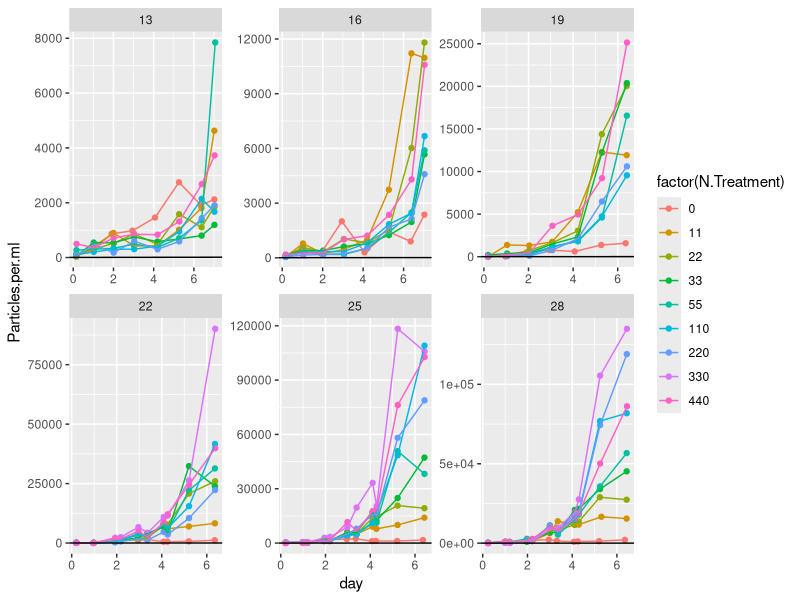
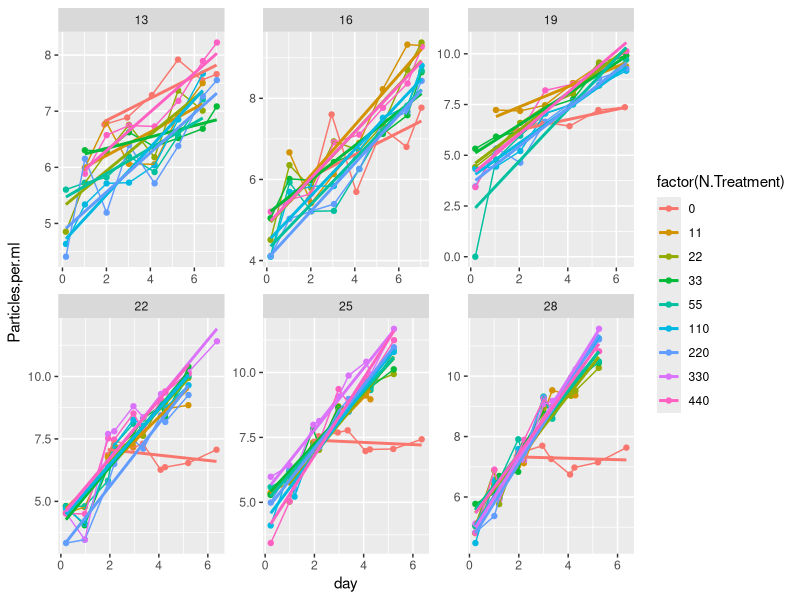
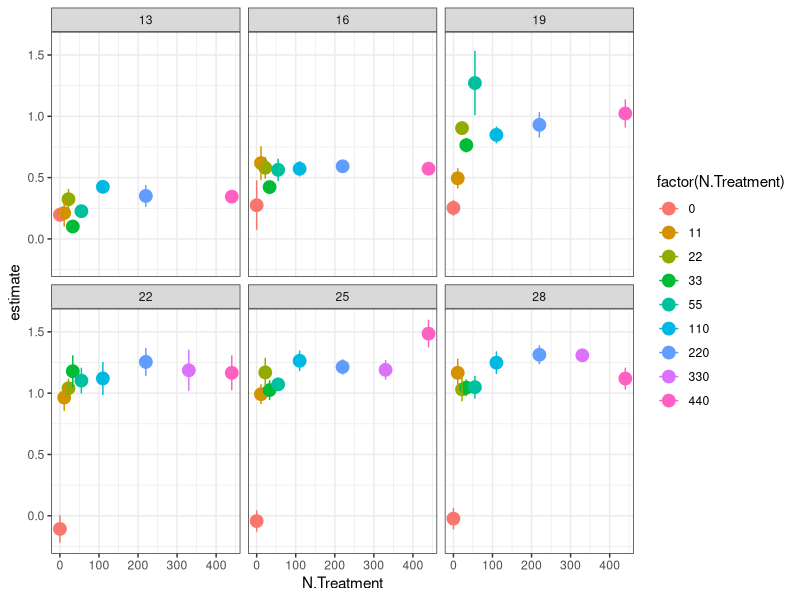

These figures' R source, in order: (Note: this script raises an error after producing the figures.)
library(tidyverse)
library(broom)
library(minpack.lm)
library(purrr)
library(stringr)

AC <- read_csv("data/monod_data/AC_15_08_17.csv")

#take raw data, add actual N concentrations
ACN<- AC %>% 	
  mutate(day = Hours.since.Innoc/24) %>% 
  mutate(N.Treatment = str_replace(N.Treatment, "1", "11")) %>%
  mutate(N.Treatment = str_replace(N.Treatment, "2", "22")) %>% 
  mutate(N.Treatment = str_replace(N.Treatment, "3", "33")) %>%
  mutate(N.Treatment = str_replace(N.Treatment, "4", "55")) %>%
  mutate(N.Treatment = str_replace(N.Treatment, "5", "110")) %>%
  mutate(N.Treatment = str_replace(N.Treatment, "6", "220")) %>%
  mutate(N.Treatment = str_replace(N.Treatment, "7", "330")) %>%
  mutate(N.Treatment = str_replace(N.Treatment, "8", "440")) %>%  
  mutate(N.Treatment = str_replace(N.Treatment, "1105", "55")) %>% 
  mutate(N.Treatment = as.numeric(N.Treatment))

#plot raw data 
ACN %>% 
  mutate(day = Hours.since.Innoc/24) %>% 
  #filter(Temperature==22 ) %>% 
  ggplot(data = ., aes(x = day, y = Particles.per.ml, color = factor(N.Treatment))) + geom_point() +
  facet_wrap( ~ Temperature, scales = "free") + geom_line() + geom_abline(slope = 1, intercept = 5)


#filter out data where K seems to have been reaACed beyond the variability expected by noise (quite arbitrary)
ACfiltered<- AC %>% 
  mutate(day = Hours.since.Innoc/24) %>% 
  filter(  Temperature == 13 & N.Treatment == 8 & day<8 & day>0.5|
           Temperature == 13 & N.Treatment == 7 & day<7|
           Temperature == 13 & N.Treatment == 6 & day<8| 
           Temperature == 13 & N.Treatment == 5 & day<7|
           Temperature == 13 & N.Treatment == 4 & day<7|
           Temperature == 13 & N.Treatment == 3 & day<8 & day>0.5|
           Temperature == 13 & N.Treatment == 2 & day<7|
           Temperature == 13 & N.Treatment == 1 & day<7 & day>0.5|
           Temperature == 13 & N.Treatment == 0 & day>1.5|
           Temperature == 16 & N.Treatment == 8 & day<8|
           Temperature == 16 & N.Treatment == 7 & day<8|
           Temperature == 16 & N.Treatment == 6 & day<8| 
           Temperature == 16 & N.Treatment == 5 & day<8|
           Temperature == 16 & N.Treatment == 4 & day<8|
           Temperature == 16 & N.Treatment == 3 & day<8|
           Temperature == 16 & N.Treatment == 2 & day<8|
           Temperature == 16 & N.Treatment == 1 & day<8 & day>0.5|
           Temperature == 16 & N.Treatment == 0 & day>1.5|
           Temperature == 19 & N.Treatment == 8 & day<8|
           Temperature == 19 & N.Treatment == 7 & day<8|
           Temperature == 19 & N.Treatment == 6 & day<8| 
           Temperature == 19 & N.Treatment == 5 & day<8|
           Temperature == 19 & N.Treatment == 4 & day<8|
           Temperature == 19 & N.Treatment == 3 & day<8 |
           Temperature == 19 & N.Treatment == 2 & day<8 |
           Temperature == 19 & N.Treatment == 1 & day<8 & day>0.5|
           Temperature == 19 & N.Treatment == 0 & day>1.5 |
           Temperature == 22 & N.Treatment == 8 & day<6 |
           Temperature == 22 & N.Treatment == 7 & day<8 |
           Temperature == 22 & N.Treatment == 6 & day<6 | 
           Temperature == 22 & N.Treatment == 5 & day<6 |
           Temperature == 22 & N.Treatment == 4 & day<5.5 |
           Temperature == 22 & N.Treatment == 3 & day<5.5 |
           Temperature == 22 & N.Treatment == 2 & day<5.5 & day>1.5|
           Temperature == 22 & N.Treatment == 1 & day<5.5 |
           Temperature == 22 & N.Treatment == 0 & day>1.5|
           Temperature == 25 & N.Treatment == 8 & day<6 |
           Temperature == 25 & N.Treatment == 7 & day<6 |
           Temperature == 25 & N.Treatment == 6 & day<6 | 
           Temperature == 25 & N.Treatment == 5 & day<6 |
           Temperature == 25 & N.Treatment == 4 & day<6 |
           Temperature == 25 & N.Treatment == 3 & day<6 |
           Temperature == 25 & N.Treatment == 2 & day<6 & day>0.5|
           Temperature == 25 & N.Treatment == 1 & day<4.5 |
           Temperature == 25 & N.Treatment == 0 & day>1.5|
           Temperature == 28 & N.Treatment == 8 & day<6 |
           Temperature == 28 & N.Treatment == 7 & day<6 |
           Temperature == 28 & N.Treatment == 6 & day<6 | 
           Temperature == 28 & N.Treatment == 5 & day<6 |
           Temperature == 28 & N.Treatment == 4 & day<6 |
           Temperature == 28 & N.Treatment == 3 & day<6 |
           Temperature == 28 & N.Treatment == 2 & day<6 |
           Temperature == 28 & N.Treatment == 1 & day<4.5 |
           Temperature == 28 & N.Treatment == 0 & day>1.5)


#take filtered data, add actual N concentrations, plot monod curves
ACfilteredN<- ACfiltered %>% 	
  mutate(N.Treatment = str_replace(N.Treatment, "1", "11")) %>%
  mutate(N.Treatment = str_replace(N.Treatment, "2", "22")) %>% 
  mutate(N.Treatment = str_replace(N.Treatment, "3", "33")) %>%
  mutate(N.Treatment = str_replace(N.Treatment, "4", "55")) %>%
  mutate(N.Treatment = str_replace(N.Treatment, "5", "110")) %>%
  mutate(N.Treatment = str_replace(N.Treatment, "6", "220")) %>%
  mutate(N.Treatment = str_replace(N.Treatment, "7", "330")) %>%
  mutate(N.Treatment = str_replace(N.Treatment, "8", "440")) %>%  
  mutate(N.Treatment = str_replace(N.Treatment, "1105", "55")) %>% 
  mutate(N.Treatment = as.numeric(N.Treatment))

#plot filtered data - linear model fits...
ACfilteredN %>% 
  #filter(day>0.5) %>% 
  mutate(Particles.per.ml = log(Particles.per.ml + 1)) %>% 
  ggplot(data = ., aes(x = day, y = Particles.per.ml, color = factor(N.Treatment))) + geom_point() +
  facet_wrap( ~ Temperature, scales = "free") + geom_line() + 
  geom_smooth(method=lm, se=FALSE) 


linear_r<-ACfilteredN %>% 
  mutate(Particles.per.ml = log(Particles.per.ml+1)) %>% 
  #filter(day>0.5) %>% 
  group_by(N.Treatment, Temperature) %>% 
  do(tidy(lm(Particles.per.ml ~ day, data=.))) 


#plot monod curves with error
linear_r %>% 
  filter(term=="day") %>% 
  ggplot(aes(x = N.Treatment, y = estimate, color = factor(N.Treatment))) + geom_point(size = 4) +
  theme_bw() + facet_wrap( ~ Temperature) + 
  geom_errorbar(aes(ymin=estimate-std.error, ymax=estimate+std.error), width=.2)

write_csv(linear_r, "data-processed/AC_r_lm.csv")
ggsave("figures/AC_monod_curves.png")

#plot linear fit over raw data
linear_r_aug<- ACfilteredN %>% 
  mutate(Particles.per.ml = log(Particles.per.ml+1)) %>% 
  #filter(day>0.5) %>% 
  group_by(N.Treatment, Temperature) %>% 
  do(augment(lm(Particles.per.ml ~ day, data=.))) 

ACN %>% 
  mutate(Particles.per.ml = log(Particles.per.ml+1)) %>% 
  #filter(N.Treatment==440) %>% 
  ggplot(data = ., aes(x = day, y = Particles.per.ml, color = factor(N.Treatment))) + 
  geom_point() +
  facet_wrap( ~ Temperature, scales = "free") + geom_line() + 
  #geom_line(data=subset(linear_r_aug, linear_r_aug$N.Treatment==440), aes(x=day, y=.fitted, colour=factor(N.Treatment)))
  geom_line(data=linear_r_aug, aes(x=day, y=.fitted, colour=factor(N.Treatment)))

ggsave("figures/AC_linear_R_fits.png")

#fitting monod curve -------
AC_r_lm<-read_csv("data-processed/AC_r_lm.csv") #read in the data

AC_ks_umax<-AC_r_lm %>%
  filter(N.Treatment!=0) %>%
  filter(term=="day") %>% 
  group_by(Temperature) %>% 
  mutate(r_estimate=estimate) %>% 
  do(tidy(nls(r_estimate ~ umax* (N.Treatment / (ks+ N.Treatment)),
              data= .,  start=list(ks = 0.001, umax = 0.01), algorithm="port", lower=list(c=0, d=0),
              control = nls.control(maxiter=100, minFactor=1/204800000))))
write_csv(AC_ks_umax, "data-processed/AC_ks_umax.csv")

AC_ks_umax_fitted<-AC_r_lm %>%
  filter(N.Treatment!=0) %>%
  filter(term=="day") %>% 
  group_by(Temperature) %>% 
  mutate(r_estimate=estimate) %>% 
  do(augment(nls(r_estimate ~ umax* (N.Treatment / (ks+ N.Treatment)),
                 data= .,  start=list(ks = 0.001, umax = 0.01), algorithm="port", lower=list(c=0, d=0),
                 control = nls.control(maxiter=100, minFactor=1/204800000))))

#plot monod curves with fitted line
linear_r %>% 
  filter(term=="day") %>% 
  filter(N.Treatment!=0) %>%
  ggplot(aes(x = N.Treatment, y = estimate, color = factor(N.Treatment))) + geom_point(size = 4) +
  theme_bw() + facet_wrap( ~ Temperature) + 
  geom_errorbar(aes(ymin=estimate-std.error, ymax=estimate+std.error), width=.2) + 
  geom_line(data=AC_ks_umax_fitted, aes(x=N.Treatment, y=.fitted), color=1) 


#stat_function(fun = function(x) test$umax[3]*(x / (test$ks[3]+ x)))
#joey please help me draw line from a dataframe that parse out over plots by temperature

AC_ks_umax %>%
  filter(term=="umax") %>%
  ggplot(aes(x = Temperature, y = estimate)) + geom_point(size = 2) +
  geom_errorbar(aes(ymin=estimate-std.error, ymax=estimate+std.error), width=.2)

AC_ks_umax %>%
  filter(term=="ks") %>%
  ggplot(aes(x = Temperature, y = estimate)) + geom_point(size = 4) +
  geom_errorbar(aes(ymin=estimate-std.error, ymax=estimate+std.error), width=.2)


# plot R-star ------------
#R* = mKs / umax - m
#
#set m at 0.1
AC_umax<- AC_ks_umax %>%
  filter(term=="umax") 
AC_ks<- AC_ks_umax %>%
  filter(term=="ks") 
m<-rep(0.1, 6)
AC_umax$rstar<-m * AC_ks$estimate / (AC_umax$estimate - m)
AC_umax %>%
  ggplot(aes(x = Temperature, y = rstar)) + geom_point(size = 4) 

#next redo this by pulling 1000 iterations from umax and k estimates with norm dist with se
#write a function to draw random numbers with a boundary of 0:
rtnorm <- function(n, mean, sd, a = -Inf, b = Inf){
  qnorm(runif(n, pnorm(a, mean, sd), pnorm(b, mean, sd)), mean, sd)
}

AC_rstar_norm_summ<-data.frame(median=1:6, lci=1:6, uci=1:6, Temperature=AC_ks$Temperature)
for(i in 1:length(TT_umax$estimate)){
  rstar_norm<-(rtnorm(n=100, mean=AC_ks$estimate[i], sd=AC_ks$std.error[i], a=0, b=Inf)*m)/
    (rnorm(100, mean=AC_umax$estimate[i], sd=AC_umax$std.error[i])-m)
  AC_rstar_norm_summ[i,c(1:3)]<-quantile(rstar_norm, c(0.5, 0.05, 0.95))
}
write_csv(AC_rstar_norm_summ, "data-processed/AC_rstar.csv")

with(AC_rstar_norm_summ, plot(median~Temperature, ylim=c(0, max(uci)*1.2), ylab="R star, uM", las=1))
with(AC_rstar_norm_summ, segments(Temperature, lci, 
                                  Temperature, uci))
#

#
#
#
#
#
# previous coding working in non-logged data, fitting exponential curve

ACfilteredN %>% 
  group_by(Temperature, N.Treatment) %>% 
  do(tidy(nls(Particles.per.ml ~ 75 * (1+a)^(day),
              data= .,  start=list(a=0.01),
              control = nls.control(maxiter=100, minFactor=1/204800000)))) %>% 
  ungroup() %>% 
  ggplot(aes(x = N.Treatment, y = estimate, color = factor(N.Treatment))) + geom_point(size = 4) +
  geom_line() + theme_bw() + facet_wrap( ~ Temperature) + 
  geom_errorbar(aes(ymin=estimate-std.error, ymax=estimate+std.error), width=.1) 
ggsave("figures/AC_monod_curves.png")

AC_r <- ACfilteredN %>% 
  group_by(Temperature, N.Treatment) %>% 
  do(tidy(nls(Particles.per.ml ~ 75 * (1+a)^(day),
              data= .,  start=list(a=0.01),
              control = nls.control(maxiter=100, minFactor=1/204800000)))) 

write_ACv(AC_r, "data-processed/fitted_r_AC_from_2015.ACv")


ACfilteredN %>% 
  group_by(Temperature, N.Treatment) %>% 
  do(tidy(nls(Particles.per.ml ~ 75 * (1+a)^(day),
              data= .,  start=list(a=0.01),
              control = nls.control(maxiter=100, minFactor=1/204800000)))) %>% 
  ggplot(aes(x = Temperature, y = estimate, color = factor(Temperature))) + geom_point(size = 1) +
  geom_line() + theme_bw() + facet_wrap( ~ N.Treatment) + 
  geom_errorbar(aes(ymin=estimate-std.error, ymax=estimate+std.error), width=.1) 
ggsave("figures/AC_TPC_by_nitrate_curves.png")



#set up the bootstrapping
for (j in c(13, 16, 19, 22, 25, 28)){
  for (k in c(0, 11, 22, 33, 55, 110, 220, 440)){
    test<-subset(ACfilteredN, ACfilteredN$Temperature==j & ACfilteredN$N.Treatment==k)
    boot_r<-1:100
    for(i in 1:100){
      mod<-sample_n(test, length(test$day)-1) %>% #take a sample of 1 - total # of days
        do(tidy(nls(Particles.per.ml ~ 75 * (1+a)^(day),
                    data= .,  start=list(a=0.01),
                    control = nls.control(maxiter=100, minFactor=1/204800000))))
      boot_r[i]<-mod$estimate
      name<-data.frame(a=boot_r, Temperature=test$Temperature[1], N.Treatment=test$N.Treatment[1], run=1:100)
      assign(paste("ACboot_r_unique", test$Temperature[1], test$N.Treatment[1], sep ="_"), name)
    }
  }
}

# bind all of the objects that start with boot_r_unique_!
AC_unique_boots<-do.call("rbind", mget(ls(pattern="ACboot_r_unique")))
dim(AC_unique_boots)

#plot the bootstrapped data - monod
AC_unique_boots %>% 
  group_by(Temperature, N.Treatment) %>% 
  ggplot(aes(x = N.Treatment, y = a, color = factor(N.Treatment))) + geom_point(size = 2) +
  geom_line() + theme_bw() + facet_wrap( ~ Temperature) + 
  stat_summary(mapping = aes(x = N.Treatment, y = a),
               fun.ymin = function(z) { quantile(z,0.05) },
               fun.ymax = function(z) { quantile(z,0.95) },
               fun.y = median, pch=1, size = 0.5, colour="black")
ggsave("figures/AC_monod_bootstrap.png")

#fit monod curve to each bootstrap
AC_ks_umax_boot<-AC_unique_boots %>%
  filter(N.Treatment!=0) %>%
  group_by(Temperature, run) %>% 
  mutate(r_estimate=a) %>% 
  do(tidy(nls(r_estimate ~ umax* (N.Treatment / (ks+ N.Treatment)),
              data= .,  start=list(ks = 1, umax = 1), algorithm="port", lower=list(c=0, d=0),
              control = nls.control(maxiter=500, minFactor=1/204800000))))
write_csv(AC_ks_umax_boot, "data-processed/AC_ks_umax_boot.csv")


#plot monod curves with fitted line
AC_ks_umax_fitted<-AC_unique_boots %>%
  filter(N.Treatment!=0) %>%
  group_by(Temperature, run) %>% 
  mutate(r_estimate=a) %>% 
  do(augment(nls(r_estimate ~ umax* (N.Treatment / (ks+ N.Treatment)),
                 data= .,  start=list(ks = 1, umax = 1), algorithm="port", lower=list(c=0, d=0),
                 control = nls.control(maxiter=100, minFactor=1/204800000))))

AC_unique_boots %>% 
  group_by(Temperature) %>% 
  filter(N.Treatment!=0) %>%
  ggplot(aes(x = N.Treatment, y = a, color = factor(N.Treatment))) + geom_point(size = 2) +
  theme_bw() + facet_wrap( ~ Temperature) + 
  geom_line(data=AC_ks_umax_fitted, aes(x=N.Treatment, y=.fitted, color=as.factor(run))) 
ggsave("figures/AC_monod_fitted_bootstrapped.png")
#Joey - can you help make this nice?

#get range of ks and umax for each temp
AC_summ_ks_umax<-AC_ks_umax_boot %>%
  #filter(term=="ks") %>% 
  group_by(Temperature, term) %>% 
  summarize(., mn=median(estimate), uci=quantile(estimate, 0.95), lci=quantile(estimate, 0.05))

AC_summ_ks_umax %>%
  ggplot(aes(x = Temperature, y = mn)) + geom_point(size = 2) +
  facet_wrap( ~ term, scales = "free") +
  geom_errorbar(aes(ymin=lci, ymax=uci), width=.2)
ggsave("figures/AC_ks_umax_boot.png")
